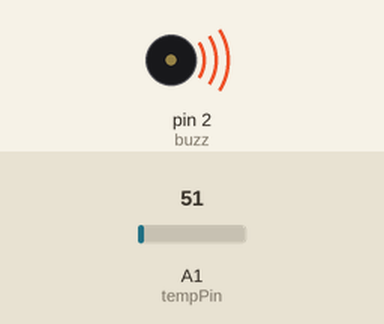
Simulated run of this sketch. Board: Arduino Uno, built with avr-gcc and run on an emulated ATmega328P. Parts: buzzer (waves = sounding, pin HIGH). Inputs (shaded band) come from the test bench; at power-on: A1 (tempPin) = 51. What the sketch prints to the serial monitor is not drawn.

Above: at 0.05 s.
At 2.6 s:
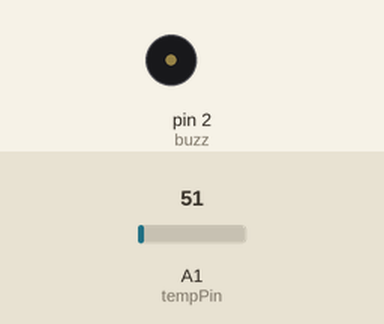
Timing chart, 0 to 6.6 s (numbered marks = the images above):
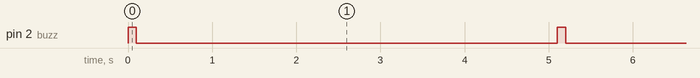

Measured:
- by itself, pin 2 (buzz): alternates HIGH for 0.10 s and LOW for 5.0 s

The sketch:

arduinoTempRead.ino
```cpp
#define buzz 2 //Digitalpin 2 attached to buzzer
#define tempPin A1 //Analogpin A1 attached to LM35 temp sensor
void setup()
{
  Serial.begin(9600);
  pinMode(buzz,OUTPUT);
}

void loop()
{
  int reading = analogRead(tempPin);
  float voltage = ( reading/1024.0)*5000;
  float temp = voltage/10; // temperature in deg celcius
  Serial.println(temp);
  buzzBeep(); // creates a small beep sound after printing temparature
  delay(5000);
}

void buzzBeep(){
  digitalWrite(buzz,1);
  delay(100);
  digitalWrite(buzz,0);
}
```
